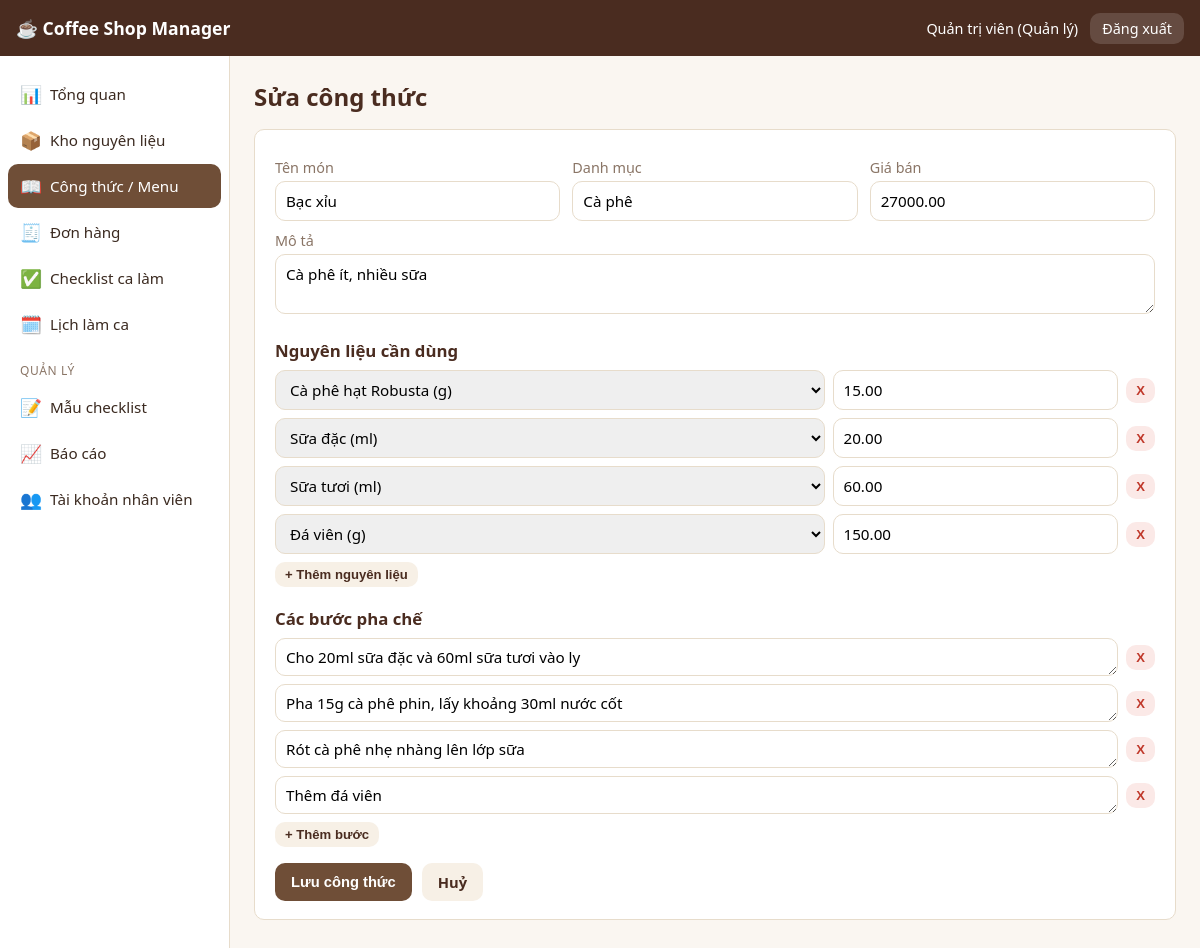
/index.php?page=recipe_form&id=2 (signed in), run on the app's committed database.
### tables this page shows
CREATE TABLE IF NOT EXISTS recipes (
    id INT UNSIGNED AUTO_INCREMENT PRIMARY KEY,
    name VARCHAR(100) NOT NULL,
    category VARCHAR(50) DEFAULT NULL,
    price DECIMAL(12,2) NOT NULL DEFAULT 0,
    description VARCHAR(255) DEFAULT NULL,
    active TINYINT(1) NOT NULL DEFAULT 1,
    created_at TIMESTAMP NOT NULL DEFAULT CURRENT_TIMESTAMP
);

CREATE TABLE IF NOT EXISTS recipe_ingredients (
    id INT UNSIGNED AUTO_INCREMENT PRIMARY KEY,
    recipe_id INT UNSIGNED NOT NULL,
    ingredient_id INT UNSIGNED NOT NULL,
    quantity_needed DECIMAL(12,2) NOT NULL DEFAULT 0,
    FOREIGN KEY (recipe_id) REFERENCES recipes(id) ON DELETE CASCADE,
    FOREIGN KEY (ingredient_id) REFERENCES ingredients(id) ON DELETE CASCADE
);

CREATE TABLE IF NOT EXISTS recipe_steps (
    id INT UNSIGNED AUTO_INCREMENT PRIMARY KEY,
    recipe_id INT UNSIGNED NOT NULL,
    step_number INT UNSIGNED NOT NULL DEFAULT 1,
    instruction VARCHAR(500) NOT NULL,
    FOREIGN KEY (recipe_id) REFERENCES recipes(id) ON DELETE CASCADE
);

### includes/functions.php (called while the page is built, shortened)
<?php
function e($value)
{
    return htmlspecialchars((string) $value, ENT_QUOTES, 'UTF-8');
}

### pages/recipe_form.php (the view, shortened to what this page needs)
<?php
$id = isset($_GET['id']) ? (int) $_GET['id'] : 0;
$recipe = ['name' => '', 'category' => '', 'price' => 0, 'description' => ''];
$recipeIngredients = [];
$recipeSteps = [];
if ($id) {
    $stmt = $pdo->prepare('SELECT * FROM recipes WHERE id = ?');
    $stmt->execute([$id]);
    $found = $stmt->fetch();
    $recipe = $found;
    $stmt = $pdo->prepare('SELECT * FROM recipe_ingredients WHERE recipe_id = ?');
    $stmt->execute([$id]);
    $recipeIngredients = $stmt->fetchAll();
    $stmt = $pdo->prepare('SELECT * FROM recipe_steps WHERE recipe_id = ? ORDER BY step_number ASC');
    $stmt->execute([$id]);
    $recipeSteps = $stmt->fetchAll();
}
$allIngredients = $pdo->query('SELECT id, name, unit FROM ingredients ORDER BY name ASC')->fetchAll();
function ingredient_options($allIngredients, $selectedId = null)
{
    $html = '<option value="">-- Chọn nguyên liệu --</option>';
    foreach ($allIngredients as $ing) {
        $sel = $selectedId == $ing['id'] ? 'selected' : '';
        $html .= '<option value="' . (int) $ing['id'] . '" ' . $sel . '>' . e($ing['name']) . ' (' . e($ing['unit']) . ')</option>';
    }
    return $html;
}
?>
<h1 class="page-title"><?= $id ? 'Sửa công thức' : 'Thêm công thức mới' ?></h1>
<form method="post" class="card card-form">
    <div class="form-row">
        <div>
            <label>Tên món</label>
            <input type="text" name="name" value="<?= e($recipe['name']) ?>" required>
        </div>
        <div>
            <label>Danh mục</label>
            <input type="text" name="category" value="<?= e($recipe['category']) ?>" placeholder="VD: Cà phê, Trà trái cây...">
        </div>
        <div>
            <label>Giá bán</label>
            <input type="number" step="1000" name="price" value="<?= e($recipe['price']) ?>" required>
        </div>
    </div>
    <label>Mô tả</label>
    <textarea name="description" rows="2"><?= e($recipe['description']) ?></textarea>
    <h3 class="section-title">Nguyên liệu cần dùng</h3>
    <div id="ingredientRows">
        <?php foreach ($recipeIngredients as $ri): ?>
        <div class="dynamic-row">
            <select name="ingredient_id[]"><?= ingredient_options($allIngredients, $ri['ingredient_id']) ?></select>
            <input type="number" step="0.01" name="ingredient_qty[]" value="<?= e($ri['quantity_needed']) ?>" placeholder="Số lượng cần">
            <button type="button" class="btn btn-sm btn-danger" onclick="removeRow(this)">X</button>
        </div>
        <?php endforeach; ?>
    </div>
    <button type="button" class="btn btn-sm btn-secondary" onclick="addIngredientRow()">+ Thêm nguyên liệu</button>
    <h3 class="section-title">Các bước pha chế</h3>
    <div id="stepRows">
        <?php if (empty($recipeSteps)): ?>
        <div class="dynamic-row">
            <textarea name="step_text[]" rows="1" placeholder="Mô tả bước thực hiện..."></textarea>
            <button type="button" class="btn btn-sm btn-danger" onclick="removeRow(this)">X</button>
        </div>
        <?php else: ?>
            <?php foreach ($recipeSteps as $step): ?>
            <div class="dynamic-row">
                <textarea name="step_text[]" rows="1"><?= e($step['instruction']) ?></textarea>
                <button type="button" class="btn btn-sm btn-danger" onclick="removeRow(this)">X</button>
            </div>
            <?php endforeach; ?>
        <?php endif; ?>
    </div>
    <button type="button" class="btn btn-sm btn-secondary" onclick="addStepRow()">+ Thêm bước</button>
    <div class="form-actions">
        <button type="submit" class="btn btn-primary">Lưu công thức</button>
        <a href="index.php?page=recipes" class="btn btn-secondary">Huỷ</a>
    </div>
</form>

### assets/css/style.css (style rules this page uses)
:root { --brown-dark: #4a2c20; --brown: #6f4e37; --brown-light: #a9765b; --cream: #f7f0e6; --bg: #faf6f1; --card-bg: #ffffff; --text: #3b2a20; --muted: #8a7566; --border: #e7dccb; --success: #2e7d32; --success-bg: #e6f4ea; --danger: #c0392b; --danger-bg: #fbe9e7; --radius: 10px; }
* { box-sizing: border-box; }
body { margin: 0; font-family: 'Segoe UI', Roboto, Helvetica, Arial, sans-serif; background: var(--bg); color: var(--text); }
a { color: var(--brown); text-decoration: none; }
.page-title { margin: 0 0 16px; font-size: 1.5rem; color: var(--brown-dark); }
.section-title { margin: 20px 0 8px; font-size: 1.05rem; color: var(--brown-dark); }
.card { background: var(--card-bg); border: 1px solid var(--border); border-radius: var(--radius); padding: 18px 20px; margin-bottom: 20px; }
.card-form label { display: block; margin: 10px 0 4px; font-size: 0.9rem; color: var(--muted); }
.card-form input[type=text], .card-form input[type=number], .card-form input[type=password], .card-form input[type=date], .card-form input[type=time], .card-form select, .card-form textarea { width: 100%; padding: 9px 10px; border: 1px solid var(--border); border-radius: var(--radius); font-size: 0.95rem; font-family: inherit; }
.form-row { display: grid; grid-template-columns: repeat(auto-fit, minmax(160px, 1fr)); gap: 12px; }
.form-actions { margin-top: 16px; display: flex; gap: 10px; }
.btn { display: inline-block; padding: 9px 16px; border-radius: var(--radius); border: none; cursor: pointer; font-size: 0.92rem; font-weight: 600; text-align: center; }
.btn-primary { background: var(--brown); color: #fff; }
.btn-secondary { background: var(--cream); color: var(--brown-dark); }
.btn-danger { background: var(--danger-bg); color: var(--danger); }
.btn-sm { padding: 5px 10px; font-size: 0.82rem; }
.dynamic-row { display: flex; gap: 8px; margin-bottom: 8px; align-items: center; }
.dynamic-row select, .dynamic-row input, .dynamic-row textarea { padding: 8px 10px; border: 1px solid var(--border); border-radius: var(--radius); font-family: inherit; }
.dynamic-row select { flex: 2; }
.dynamic-row input[type=number] { flex: 1; width: 100px; }
.dynamic-row textarea { flex: 1; resize: vertical; }

### data on the page
recipes: name "Bạc xỉu", category "Cà phê", price "27000.00", description "Cà phê ít, nhiều sữa"
recipe_ingredients: quantity_needed "15.00"
recipe_ingredients: quantity_needed "20.00"
recipe_ingredients: quantity_needed "60.00"
recipe_ingredients: quantity_needed "150.00"
recipe_steps: instruction "Cho 20ml sữa đặc và 60ml sữa tươi vào ly"
recipe_steps: instruction "Pha 15g cà phê phin, lấy khoảng 30ml nước cốt"
recipe_steps: instruction "Rót cà phê nhẹ nhàng lên lớp sữa"
recipe_steps: instruction "Thêm đá viên"

### other printed values
APP_NAME "Coffee Shop Manager"
$user['name'] "Quản trị viên"
$icon "📊 📦 📖 🧾 ✅ 🗓️ 📝 📈 👥"
$label "Tổng quan Kho nguyên liệu Công thức / Menu Đơn hàng Checklist ca làm Lịch làm ca Mẫu checklist Báo cáo Tài khoản nhân viên"
form field value "Cà phê hạt Robusta (g)"
form field value "Sữa đặc (ml)"
form field value "Sữa tươi (ml)"
form field value "Đá viên (g)"
